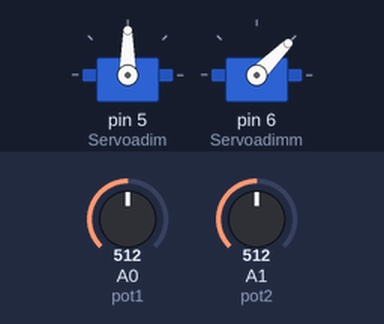
Bench run of a sketch on a simulated Arduino Leonardo, built with avr-gcc and run on an emulated ATmega32U4. Shown: 2 × servo. The test bench sets the inputs (shaded band); at power-on: A0 (pot1) = 512, A1 (pot2) = 512. USB keyboard and mouse output is not drawn.

Above: at 1.2 s.
1.3 s: A0 (pot1) set to 716
At 2.0 s:
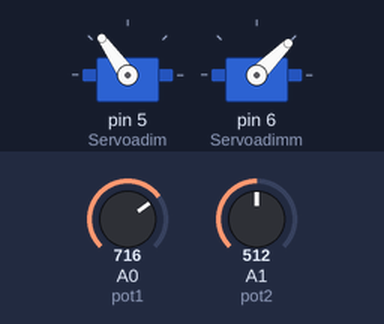
2.8 s: A1 (pot2) set to 716
At 3.1 s:
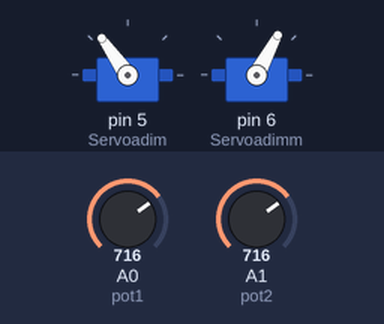
4.3 s: A0 (pot1) set to 900
At 5.4 s:
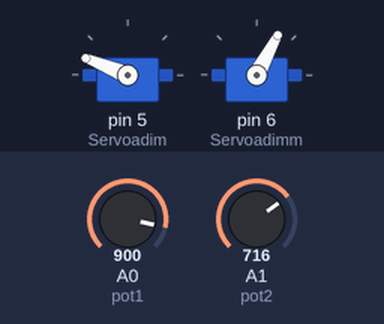
5.8 s: A1 (pot2) set to 511
At 6.6 s:
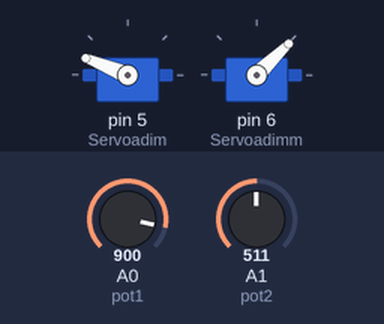
7.3 s: A0 (pot1) set to 1023
At 7.7 s:
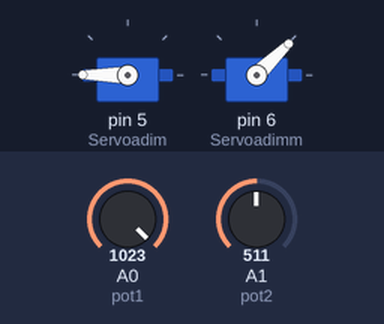
8.8 s: A1 (pot2) set to 306
At 10.1 s:
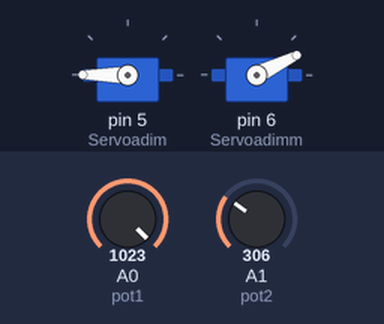
Timing chart, 0 to 11.3 s (numbered marks = the images above; inputs shaded):
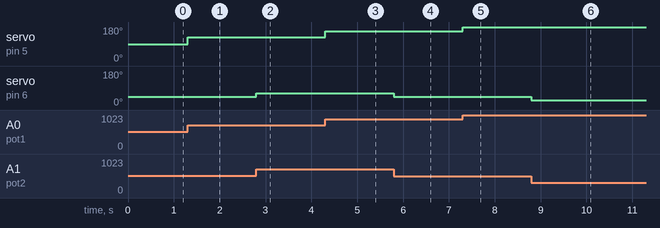

The sketch:

Pot_ile_servo_motor_kont_kod.ino
```cpp
#include <Servo.h>

#include <Joystick.h>
Servo Servoadimm;
Servo Servoadim;
 Joystick_ Joystick;
 int pot1=A0;
 int pot2=A1;
int deger;
int degerr;
int derece ;
int derecee;


void setup() {
  Joystick.begin();
  Servoadim.attach(5);
Servoadimm.attach(6);
}

void loop() {


   deger=analogRead(pot1);
   derece=map(deger,0,1023,0,180);
   Servoadim.write(derece);


   degerr=analogRead(pot2);
   derecee=map(degerr,0,1023,0,90);
   Servoadimm.write(derecee);
}
```

Measured:
- after the input at 1.3 s, servo on pin 5 (Servoadim): 90° → 125° at once
- after the input at 2.8 s, servo on pin 6 (Servoadimm): 45° → 62° at once
- after the input at 4.3 s, servo on pin 5 (Servoadim): 125° → 158° at once
- after the input at 5.8 s, servo on pin 6 (Servoadimm): 62° → 44° at once
- after the input at 7.3 s, servo on pin 5 (Servoadim): 158° → 180° at once
- after the input at 8.8 s, servo on pin 6 (Servoadimm): 44° → 26° at once
